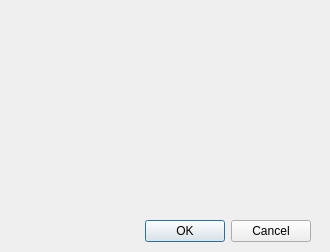
<?xml version="1.0" encoding="UTF-8"?>
<ui version="4.0">
 <class>Dialog</class>
 <widget class="QDialog" name="Dialog">
  <property name="windowModality">
   <enum>Qt::ApplicationModal</enum>
  </property>
  <property name="geometry">
   <rect>
    <x>0</x>
    <y>0</y>
    <width>330</width>
    <height>252</height>
   </rect>
  </property>
  <property name="windowTitle">
   <string>Dialog</string>
  </property>
  <widget class="QDialogButtonBox" name="buttonBox">
   <property name="geometry">
    <rect>
     <x>20</x>
     <y>220</y>
     <width>291</width>
     <height>23</height>
    </rect>
   </property>
   <property name="standardButtons">
    <set>QDialogButtonBox::Cancel|QDialogButtonBox::Ok</set>
   </property>
  </widget>
  <widget class="QWidget" name="verticalLayoutWidget">
   <property name="geometry">
    <rect>
     <x>20</x>
     <y>20</y>
     <width>291</width>
     <height>141</height>
    </rect>
   </property>
   <layout class="QVBoxLayout" name="verticalLayout"/>
  </widget>
 </widget>
 <resources/>
 <connections/>
</ui>
